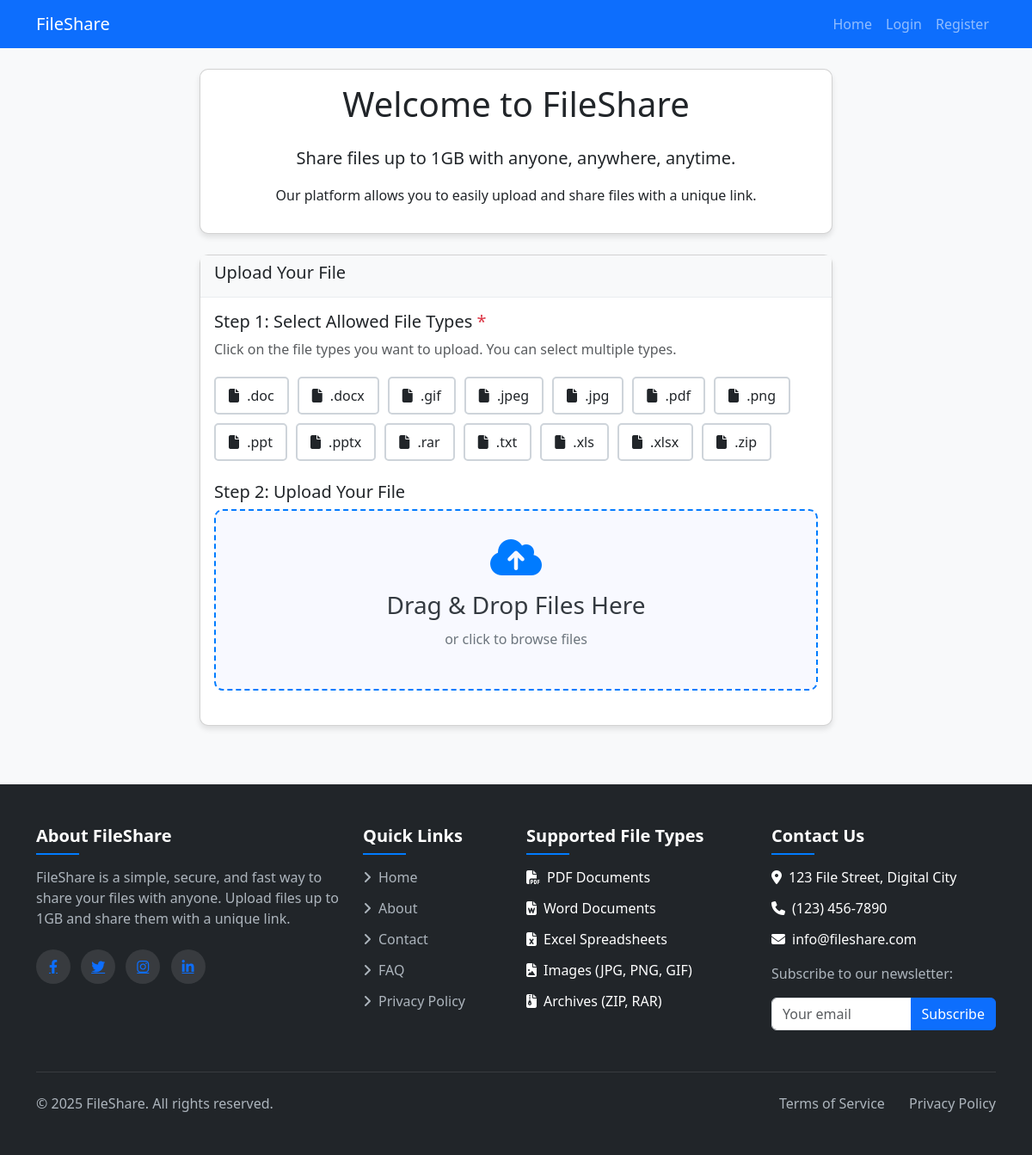
The page / on the database its author committed.
### tables this page shows
CREATE TABLE IF NOT EXISTS file_types (
    id INT AUTO_INCREMENT PRIMARY KEY,
    extension VARCHAR(20) NOT NULL,
    description VARCHAR(100) NOT NULL
);

### includes/functions.php (called while the page is built, shortened)
<?php
function isLoggedIn() {
    return isset($_SESSION['user_id']);
}
?>

### index.php (the view, shortened to what this page needs)
<?php include 'includes/header.php'; ?>
<div class="row justify-content-center">
  <div class="col-md-8">
      <div class="card">
          <div class="card-body text-center">
              <h1 class="mb-4">Welcome to FileShare</h1>
              <p class="lead">Share files up to 1GB with anyone, anywhere, anytime.</p>
              <p>Our platform allows you to easily upload and share files with a unique link.</p>
          </div>
      </div>
      <div class="card mt-4">
          <div class="card-header">
              <h5>Upload Your File</h5>
          </div>
          <div class="card-body">
              <form id="guest-upload-form" enctype="multipart/form-data">
                  <div class="mb-4">
                      <h5>Step 1: Select Allowed File Types <span class="text-danger">*</span></h5>
                      <p class="text-muted">Click on the file types you want to upload. You can select multiple types.</p>
                      <div class="file-type-selector">
                          <?php
                          $stmt = $conn->prepare("SELECT extension, description FROM file_types ORDER BY extension");
                          $stmt->execute();
                          $fileTypes = $stmt->fetchAll(PDO::FETCH_ASSOC);
                          foreach ($fileTypes as $type): ?>
                              <div class="file-type-option" data-type="<?php echo $type['extension']; ?>">
                                  <i class="fas fa-file"></i> .<?php echo $type['extension']; ?>
                              </div>
                          <?php endforeach; ?>
                      </div>
                  </div>
                  <div class="mb-4">
                      <h5>Step 2: Upload Your File</h5>
                      <div id="upload-area" class="upload-area">
                          <i class="fas fa-cloud-upload-alt"></i>
                          <h3>Drag & Drop Files Here</h3>
                          <p>or click to browse files</p>
                      </div>
                  </div>
              </form>
          </div>
      </div>
  </div>
</div>
<?php include 'includes/footer.php'; ?>

### includes/header.php (shortened to what this page needs)
<?php require_once 'includes/functions.php'; ?>
<!DOCTYPE html>
<html lang="en">
<head>
    <link href="https://cdn.jsdelivr.net/npm/bootstrap@5.3.0/dist/css/bootstrap.min.css" rel="stylesheet">
    <link rel="stylesheet" href="https://cdnjs.cloudflare.com/ajax/libs/font-awesome/6.4.0/css/all.min.css">
    <link rel="stylesheet" href="assets/css/style.css">
</head>
<body>
    <nav class="navbar navbar-expand-lg navbar-dark bg-primary">
        <div class="container">
            <a class="navbar-brand" href="index.php">FileShare</a>
            <div class="collapse navbar-collapse" id="navbarNav">
                <ul class="navbar-nav ms-auto">
                    <li class="nav-item">
                        <a class="nav-link" href="index.php">Home</a>
                    </li>
                    <?php if (isLoggedIn()): ?>
                        <li class="nav-item">
                            <a class="nav-link" href="dashboard.php">Dashboard</a>
                        </li>
                        <li class="nav-item">
                            <a class="nav-link" href="logout.php">Logout</a>
                        </li>
                    <?php else: ?>
                        <li class="nav-item">
                            <a class="nav-link" href="login.php">Login</a>
                        </li>
                        <li class="nav-item">
                            <a class="nav-link" href="register.php">Register</a>
                        </li>
                    <?php endif; ?>
                </ul>
            </div>
        </div>
    </nav>
    <div class="container mt-4">

### includes/footer.php (shortened to what this page needs)
</div>
  <footer class="footer">
      <div class="container">
          <div class="row">
              <div class="col-lg-4 col-md-6 mb-4 mb-md-0">
                  <h5>About FileShare</h5>
                  <p>FileShare is a simple, secure, and fast way to share your files with anyone. Upload files up to 1GB and share them with a unique link.</p>
                  <div class="social-icons">
                      <a href="#"><i class="fab fa-facebook-f"></i></a>
                      <a href="#"><i class="fab fa-twitter"></i></a>
                      <a href="#"><i class="fab fa-instagram"></i></a>
                      <a href="#"><i class="fab fa-linkedin-in"></i></a>
                  </div>
              </div>
              <div class="col-lg-2 col-md-6 mb-4 mb-md-0">
                  <h5>Quick Links</h5>
                  <ul>
                      <li><a href="index.php"><i class="fas fa-angle-right me-2"></i>Home</a></li>
                      <li><a href="about.php"><i class="fas fa-angle-right me-2"></i>About</a></li>
                      <li><a href="contact.php"><i class="fas fa-angle-right me-2"></i>Contact</a></li>
                      <li><a href="faq.php"><i class="fas fa-angle-right me-2"></i>FAQ</a></li>
                      <li><a href="privacy.php"><i class="fas fa-angle-right me-2"></i>Privacy Policy</a></li>
                  </ul>
              </div>
              <div class="col-lg-3 col-md-6 mb-4 mb-md-0">
                  <h5>Supported File Types</h5>
                  <ul>
                      <li><i class="fas fa-file-pdf me-2"></i>PDF Documents</li>
                      <li><i class="fas fa-file-word me-2"></i>Word Documents</li>
                      <li><i class="fas fa-file-excel me-2"></i>Excel Spreadsheets</li>
                      <li><i class="fas fa-file-image me-2"></i>Images (JPG, PNG, GIF)</li>
                      <li><i class="fas fa-file-archive me-2"></i>Archives (ZIP, RAR)</li>
                  </ul>
              </div>
              <div class="col-lg-3 col-md-6">
                  <h5>Contact Us</h5>
                  <ul>
                      <li><i class="fas fa-map-marker-alt me-2"></i>123 File Street, Digital City</li>
                      <li><i class="fas fa-phone me-2"></i>(123) 456-7890</li>
                      <li><i class="fas fa-envelope me-2"></i>info@fileshare.com</li>
                  </ul>
                  <div class="mt-3">
                      <p>Subscribe to our newsletter:</p>
                      <div class="input-group">
                          <input type="email" class="form-control" placeholder="Your email">
                          <button class="btn btn-primary" type="button">Subscribe</button>
                      </div>
                  </div>
              </div>
          </div>
          <div class="copyright">
              <div class="row">
                  <div class="col-md-6 text-md-start text-center">
                      <p>&copy; <?php echo date('Y'); ?> FileShare. All rights reserved.</p>
                  </div>
                  <div class="col-md-6 text-md-end text-center">
                      <div class="footer-links">
                          <a href="terms.php">Terms of Service</a>
                          <a href="privacy.php">Privacy Policy</a>
                      </div>
                  </div>
              </div>
          </div>
      </div>
  </footer>
</body>
</html>

### assets/css/style.css (style rules this page uses)
body { font-family: "Segoe UI", Tahoma, Geneva, Verdana, sans-serif; background-color: #f8f9fa; display: flex; flex-direction: column; min-height: 100vh; }
.container { flex: 1; }
.card { border-radius: 10px; box-shadow: 0 4px 6px rgba(0, 0, 0, 0.1); margin-bottom: 20px; }
.card-header { background-color: #f8f9fa; border-bottom: 1px solid #e9ecef; font-weight: bold; }
.upload-area { border: 2px dashed #007bff; border-radius: 10px; padding: 30px; text-align: center; background-color: #f8f9ff; cursor: pointer; transition: all 0.3s; }
.upload-area i { font-size: 48px; color: #007bff; margin-bottom: 15px; }
.upload-area h3 { margin-bottom: 10px; color: #343a40; }
.upload-area p { color: #6c757d; }
.file-type-selector { display: flex; flex-wrap: wrap; gap: 10px; margin: 20px 0; }
.file-type-option { padding: 8px 15px; border: 2px solid #ced4da; border-radius: 5px; cursor: pointer; transition: all 0.2s; position: relative; user-select: none; }
.file-type-option i { margin-right: 5px; }
.footer { background-color: #212529; color: #fff; padding: 3rem 0; margin-top: 3rem; }
.footer h5 { color: #fff; font-weight: 600; margin-bottom: 1.5rem; position: relative; }
.footer h5::after { content: ""; position: absolute; left: 0; bottom: -10px; width: 50px; height: 2px; background-color: #007bff; }
.footer p { color: #adb5bd; }
.footer ul { padding-left: 0; list-style: none; }
.footer ul li { margin-bottom: 0.75rem; }
.footer ul li a { color: #adb5bd; text-decoration: none; transition: all 0.3s; }
.footer .social-icons { margin-top: 1.5rem; }
.footer .social-icons a { display: inline-flex; align-items: center; justify-content: center; height: 40px; width: 40px; background-color: rgba(255, 255, 255, 0.1); border-radius: 50%; margin-right: 0.5rem; transition: all 0.3s; }
.footer .copyright { border-top: 1px solid rgba(255, 255, 255, 0.1); padding-top: 1.5rem; margin-top: 3rem; }
.footer .copyright p { margin-bottom: 0; }
.footer .footer-links a { color: #adb5bd; margin-left: 1.5rem; text-decoration: none; transition: all 0.3s; }

### rows shown on the page
file_types: extension "doc"
file_types: extension "docx"
file_types: extension "gif"
file_types: extension "jpeg"
file_types: extension "jpg"
file_types: extension "pdf"
file_types: extension "png"
file_types: extension "ppt"
file_types: extension "pptx"
file_types: extension "rar"
file_types: extension "txt"
file_types: extension "xls"
file_types: extension "xlsx"
file_types: extension "zip"
